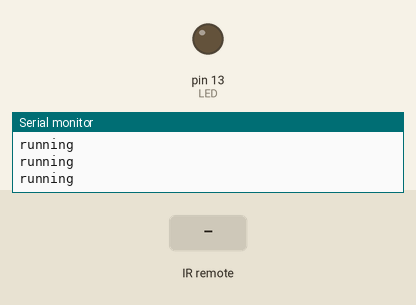
Bench run of a sketch on a simulated Arduino Uno, built with avr-gcc and run on an emulated ATmega328P. On the bench: output pins drawn as LEDs (lit = HIGH), the last lines printed to the serial monitor. The inputs (shaded band) are chosen by the test bench.

Above: at 1.2 s.
1.3 s: infrared code 0xA90 received
At 2.0 s:
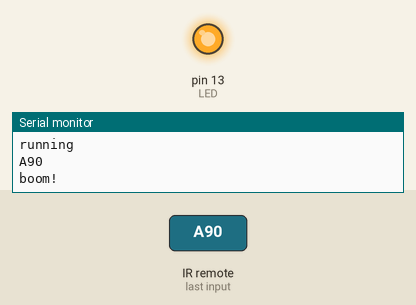
Timing chart, 0 to 4.3 s (numbered marks = the images above; inputs shaded):
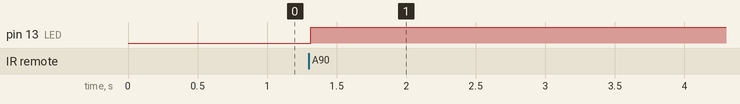

The sketch:

IRTestValues.ino
```cpp
#include <IRremote.h>

int RECV_PIN = 5;
int LED = 13;
bool ledOn = false;

IRrecv irrecv(RECV_PIN);
decode_results results;

void setup()
{
  Serial.begin(9600);
  irrecv.enableIRIn(); // Start the receiver
  pinMode(LED, OUTPUT);
}

void loop()
{
  Serial.println("running");
  if (irrecv.decode(&results))
  {
     Serial.println(results.value, HEX);

     if (results.value == 0xA90)
     {
      Serial.println("boom!");
      if(ledOn)
      {
        digitalWrite(LED, LOW);
      }else
        digitalWrite(LED, HIGH);
      delay(1000);
     }
     delay(1000);

     irrecv.resume(); // Receive the next value
  }
}
```

Measured:
- after the input at 1.3 s, pin 13 (LED): LOW → HIGH at once
